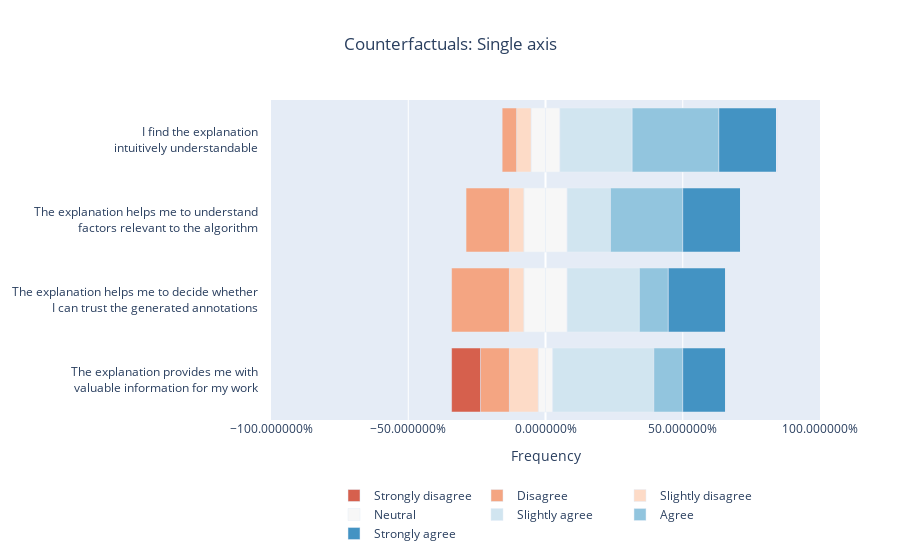
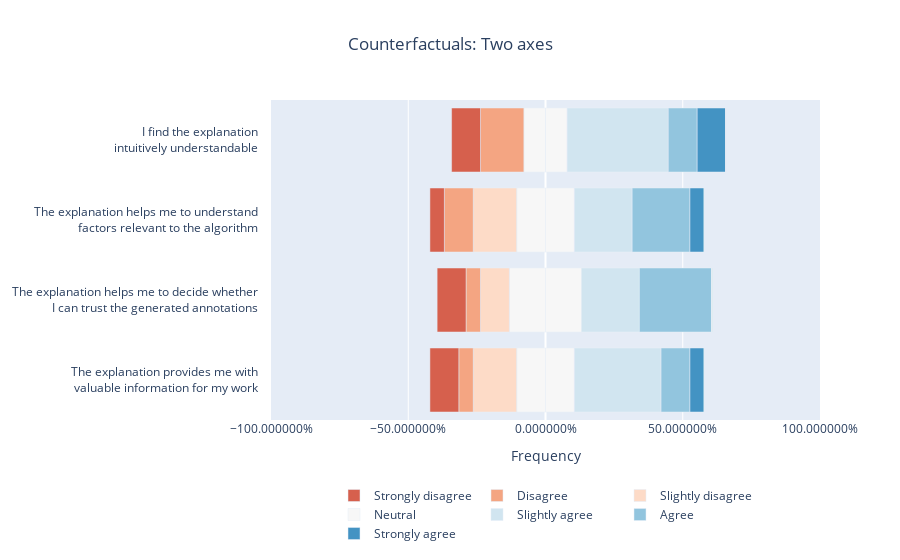
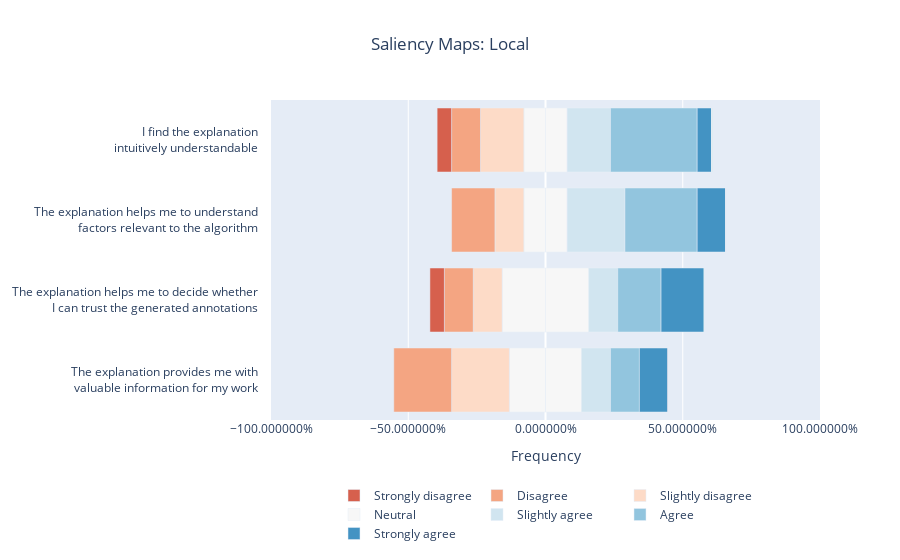
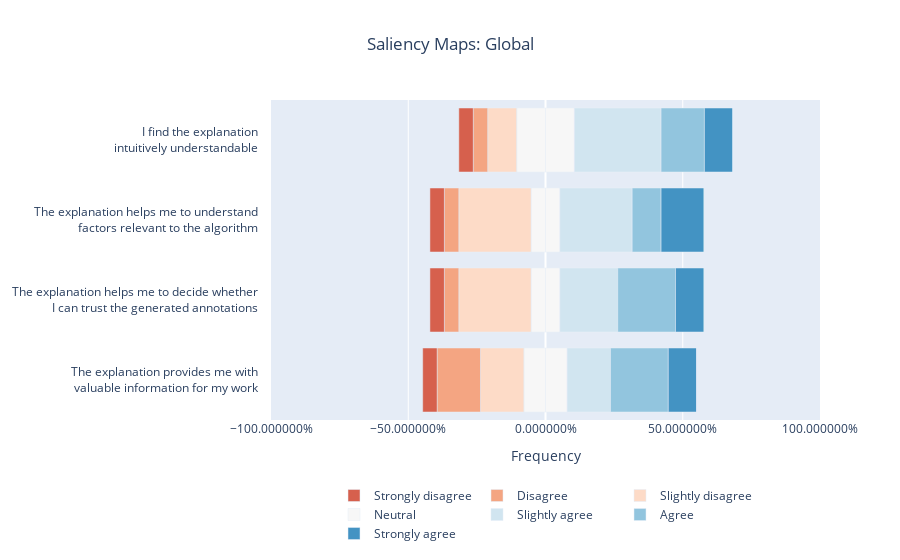

The code cell stored with these charts, in order, in its notebook:
### Markdown cell above
## Stacked diverging bar charts

### Code cell
from typing import Optional
from collections import Counter

import plotly
import plotly.graph_objects as go


def stackedBarChartDF(
    df: pd.DataFrame,
    title: str,
    palette: list,
    attributes: list = ["Understandability", "Usability", "Informativeness", "Value"],
    labels: Optional[list] = None,
    save_fig: bool = False,
    save_dir: str = "images",
):
    counters = [Counter(df[attribute]) for attribute in attributes]

    fig = go.Figure()  # type: ignore

    category_order = [
        "Strongly disagree",
        "Disagree",
        "Slightly disagree",
        "Neutral",
        "Slightly agree",
        "Agree",
        "Strongly agree",
    ]

    number_order = [1, 2, 3, 4, 5, 6, 7]

    labels = labels if labels else attributes

    def add_bar_trace(num, transform, showlegend: bool = True):
        rating = number_order[num]
        counts = [counter[rating] for counter in counters]
        total_count = sum(counters[0].values())

        xvals = [transform(count) / total_count for count in counts]

        fig.add_trace(
            go.Bar(
                x=xvals,
                y=labels,
                orientation="h",
                name=category_order[num],
                width=0.8,
                marker_color=palette[num],
                # legendrank=rating,
                showlegend=False,
            )  # type: ignore
        )

    # negative side
    add_bar_trace(3, lambda x: x * -0.5)
    for num in reversed(range(0, 3)):
        add_bar_trace(num, lambda x: x * -1)

    # positive side
    add_bar_trace(3, lambda x: x * 0.5, showlegend=False)
    for num in range(4, 7):
        add_bar_trace(num, lambda x: x)

    for num in range(0, 7):
        fig.add_trace(
            go.Bar(
                x=[0] * 7,
                y=labels,
                orientation="h",
                name=category_order[num],
                marker_color=palette[num],
            )  # type: ignore
        )
    fig.update_layout(
        barmode="relative",
        yaxis_autorange="reversed",
        title=title,
        title_x=0.5,
        xaxis={"tick0": 0, "title": "Frequency", "tickformat": "%", "range": [-1, 1]},
        legend=dict(
            orientation="h",
            yanchor="bottom",
            y=-0.4,
            xanchor="center",
            x=0.5,
        ),
    )
    fig.show()

    if save_fig:
        if not os.path.exists(save_dir):
            os.mkdir(save_dir)
        filename = "".join(i for i in name if i not in "\\/:*?<>|")
        fig.write_image(f"{save_dir}/{filename}.png")


palette = [plotly.colors.diverging.RdBu[n] for n in [2, 3, 4, 5, 6, 7, 8]]  # type: ignore
space = " " * 4
labels = [
    f"I find the explanation{space}<br>intuitively understandable{space}",
    f"The explanation helps me to understand{space}<br>factors relevant to the algorithm{space}",
    f"The explanation helps me to decide whether{space}<br> I can trust the generated annotations{space}",
    f"The explanation provides me with{space}<br>valuable information for my work{space}",
]

for name, df in result_dataframes.items():
    stackedBarChartDF(
        df,
        name,
        palette,
        labels=labels,
        save_fig=True,
        save_dir=os.path.splitext(results_filepath)[0],
    )
    for comment in comments[name]:
        print(comment)

### Figure 1 — Plotly figure (JSON) as saved in the notebook; plotly's stock layout.template omitted (floating-point values rounded to 4 significant figures)
{"data": [{"marker": {"color": "rgb(247,247,247)"}, "name": "Neutral", "orientation": "h", "showlegend": false, "type": "bar", "width": 0.8, "x": [-0.05263, -0.07895, -0.07895, -0.02632], "y": ["I find the explanation    <br>intuitively understandable    ", "The explanation helps me to understand    <br>factors relevant to the algorithm    ", "The explanation helps me to decide whether    <br> I can trust the generated annotations    ", "The explanation provides me with    <br>valuable information for my work    "]}, {"marker": {"color": "rgb(253,219,199)"}, "name": "Slightly disagree", "orientation": "h", "showlegend": false, "type": "bar", "width": 0.8, "x": [-0.05263, -0.05263, -0.05263, -0.1053], "y": ["I find the explanation    <br>intuitively understandable    ", "The explanation helps me to understand    <br>factors relevant to the algorithm    ", "The explanation helps me to decide whether    <br> I can trust the generated annotations    ", "The explanation provides me with    <br>valuable information for my work    "]}, {"marker": {"color": "rgb(244,165,130)"}, "name": "Disagree", "orientation": "h", "showlegend": false, "type": "bar", "width": 0.8, "x": [-0.05263, -0.1579, -0.2105, -0.1053], "y": ["I find the explanation    <br>intuitively understandable    ", "The explanation helps me to understand    <br>factors relevant to the algorithm    ", "The explanation helps me to decide whether    <br> I can trust the generated annotations    ", "The explanation provides me with    <br>valuable information for my work    "]}, {"marker": {"color": "rgb(214,96,77)"}, "name": "Strongly disagree", "orientation": "h", "showlegend": false, "type": "bar", "width": 0.8, "x": [0, 0, 0, -0.1053], "y": ["I find the explanation    <br>intuitively understandable    ", "The explanation helps me to understand    <br>factors relevant to the algorithm    ", "The explanation helps me to decide whether    <br> I can trust the generated annotations    ", "The explanation provides me with    <br>valuable information for my work    "]}, {"marker": {"color": "rgb(247,247,247)"}, "name": "Neutral", "orientation": "h", "showlegend": false, "type": "bar", "width": 0.8, "x": [0.05263, 0.07895, 0.07895, 0.02632], "y": ["I find the explanation    <br>intuitively understandable    ", "The explanation helps me to understand    <br>factors relevant to the algorithm    ", "The explanation helps me to decide whether    <br> I can trust the generated annotations    ", "The explanation provides me with    <br>valuable information for my work    "]}, {"marker": {"color": "rgb(209,229,240)"}, "name": "Slightly agree", "orientation": "h", "showlegend": false, "type": "bar", "width": 0.8, "x": [0.2632, 0.1579, 0.2632, 0.3684], "y": ["I find the explanation    <br>intuitively understandable    ", "The explanation helps me to understand    <br>factors relevant to the algorithm    ", "The explanation helps me to decide whether    <br> I can trust the generated annotations    ", "The explanation provides me with    <br>valuable information for my work    "]}, {"marker": {"color": "rgb(146,197,222)"}, "name": "Agree", "orientation": "h", "showlegend": false, "type": "bar", "width": 0.8, "x": [0.3158, 0.2632, 0.1053, 0.1053], "y": ["I find the explanation    <br>intuitively understandable    ", "The explanation helps me to understand    <br>factors relevant to the algorithm    ", "The explanation helps me to decide whether    <br> I can trust the generated annotations    ", "The explanation provides me with    <br>valuable information for my work    "]}, {"marker": {"color": "rgb(67,147,195)"}, "name": "Strongly agree", "orientation": "h", "showlegend": false, "type": "bar", "width": 0.8, "x": [0.2105, 0.2105, 0.2105, 0.1579], "y": ["I find the explanation    <br>intuitively understandable    ", "The explanation helps me to understand    <br>factors relevant to the algorithm    ", "The explanation helps me to decide whether    <br> I can trust the generated annotations    ", "The explanation provides me with    <br>valuable information for my work    "]}, {"marker": {"color": "rgb(214,96,77)"}, "name": "Strongly disagree", "orientation": "h", "type": "bar", "x": [0, 0, 0, 0, 0, 0, 0], "y": ["I find the explanation    <br>intuitively understandable    ", "The explanation helps me to understand    <br>factors relevant to the algorithm    ", "The explanation helps me to decide whether    <br> I can trust the generated annotations    ", "The explanation provides me with    <br>valuable information for my work    "]}, {"marker": {"color": "rgb(244,165,130)"}, "name": "Disagree", "orientation": "h", "type": "bar", "x": [0, 0, 0, 0, 0, 0, 0], "y": ["I find the explanation    <br>intuitively understandable    ", "The explanation helps me to understand    <br>factors relevant to the algorithm    ", "The explanation helps me to decide whether    <br> I can trust the generated annotations    ", "The explanation provides me with    <br>valuable information for my work    "]}, {"marker": {"color": "rgb(253,219,199)"}, "name": "Slightly disagree", "orientation": "h", "type": "bar", "x": [0, 0, 0, 0, 0, 0, 0], "y": ["I find the explanation    <br>intuitively understandable    ", "The explanation helps me to understand    <br>factors relevant to the algorithm    ", "The explanation helps me to decide whether    <br> I can trust the generated annotations    ", "The explanation provides me with    <br>valuable information for my work    "]}, {"marker": {"color": "rgb(247,247,247)"}, "name": "Neutral", "orientation": "h", "type": "bar", "x": [0, 0, 0, 0, 0, 0, 0], "y": ["I find the explanation    <br>intuitively understandable    ", "The explanation helps me to understand    <br>factors relevant to the algorithm    ", "The explanation helps me to decide whether    <br> I can trust the generated annotations    ", "The explanation provides me with    <br>valuable information for my work    "]}, {"marker": {"color": "rgb(209,229,240)"}, "name": "Slightly agree", "orientation": "h", "type": "bar", "x": [0, 0, 0, 0, 0, 0, 0], "y": ["I find the explanation    <br>intuitively understandable    ", "The explanation helps me to understand    <br>factors relevant to the algorithm    ", "The explanation helps me to decide whether    <br> I can trust the generated annotations    ", "The explanation provides me with    <br>valuable information for my work    "]}, {"marker": {"color": "rgb(146,197,222)"}, "name": "Agree", "orientation": "h", "type": "bar", "x": [0, 0, 0, 0, 0, 0, 0], "y": ["I find the explanation    <br>intuitively understandable    ", "The explanation helps me to understand    <br>factors relevant to the algorithm    ", "The explanation helps me to decide whether    <br> I can trust the generated annotations    ", "The explanation provides me with    <br>valuable information for my work    "]}, {"marker": {"color": "rgb(67,147,195)"}, "name": "Strongly agree", "orientation": "h", "type": "bar", "x": [0, 0, 0, 0, 0, 0, 0], "y": ["I find the explanation    <br>intuitively understandable    ", "The explanation helps me to understand    <br>factors relevant to the algorithm    ", "The explanation helps me to decide whether    <br> I can trust the generated annotations    ", "The explanation provides me with    <br>valuable information for my work    "]}], "layout": {"barmode": "relative", "legend": {"orientation": "h", "x": 0.5, "xanchor": "center", "y": -0.4, "yanchor": "bottom"}, "title": {"text": "Counterfactuals: Single axis", "x": 0.5}, "xaxis": {"range": [-1, 1], "tick0": 0, "tickformat": "%", "title": {"text": "Frequency"}}, "yaxis": {"autorange": "reversed"}}}

### Figure 2 — Plotly figure (JSON) as saved in the notebook; plotly's stock layout.template omitted (floating-point values rounded to 4 significant figures)
{"data": [{"marker": {"color": "rgb(247,247,247)"}, "name": "Neutral", "orientation": "h", "showlegend": false, "type": "bar", "width": 0.8, "x": [-0.07895, -0.1053, -0.1316, -0.1053], "y": ["I find the explanation    <br>intuitively understandable    ", "The explanation helps me to understand    <br>factors relevant to the algorithm    ", "The explanation helps me to decide whether    <br> I can trust the generated annotations    ", "The explanation provides me with    <br>valuable information for my work    "]}, {"marker": {"color": "rgb(253,219,199)"}, "name": "Slightly disagree", "orientation": "h", "showlegend": false, "type": "bar", "width": 0.8, "x": [0, -0.1579, -0.1053, -0.1579], "y": ["I find the explanation    <br>intuitively understandable    ", "The explanation helps me to understand    <br>factors relevant to the algorithm    ", "The explanation helps me to decide whether    <br> I can trust the generated annotations    ", "The explanation provides me with    <br>valuable information for my work    "]}, {"marker": {"color": "rgb(244,165,130)"}, "name": "Disagree", "orientation": "h", "showlegend": false, "type": "bar", "width": 0.8, "x": [-0.1579, -0.1053, -0.05263, -0.05263], "y": ["I find the explanation    <br>intuitively understandable    ", "The explanation helps me to understand    <br>factors relevant to the algorithm    ", "The explanation helps me to decide whether    <br> I can trust the generated annotations    ", "The explanation provides me with    <br>valuable information for my work    "]}, {"marker": {"color": "rgb(214,96,77)"}, "name": "Strongly disagree", "orientation": "h", "showlegend": false, "type": "bar", "width": 0.8, "x": [-0.1053, -0.05263, -0.1053, -0.1053], "y": ["I find the explanation    <br>intuitively understandable    ", "The explanation helps me to understand    <br>factors relevant to the algorithm    ", "The explanation helps me to decide whether    <br> I can trust the generated annotations    ", "The explanation provides me with    <br>valuable information for my work    "]}, {"marker": {"color": "rgb(247,247,247)"}, "name": "Neutral", "orientation": "h", "showlegend": false, "type": "bar", "width": 0.8, "x": [0.07895, 0.1053, 0.1316, 0.1053], "y": ["I find the explanation    <br>intuitively understandable    ", "The explanation helps me to understand    <br>factors relevant to the algorithm    ", "The explanation helps me to decide whether    <br> I can trust the generated annotations    ", "The explanation provides me with    <br>valuable information for my work    "]}, {"marker": {"color": "rgb(209,229,240)"}, "name": "Slightly agree", "orientation": "h", "showlegend": false, "type": "bar", "width": 0.8, "x": [0.3684, 0.2105, 0.2105, 0.3158], "y": ["I find the explanation    <br>intuitively understandable    ", "The explanation helps me to understand    <br>factors relevant to the algorithm    ", "The explanation helps me to decide whether    <br> I can trust the generated annotations    ", "The explanation provides me with    <br>valuable information for my work    "]}, {"marker": {"color": "rgb(146,197,222)"}, "name": "Agree", "orientation": "h", "showlegend": false, "type": "bar", "width": 0.8, "x": [0.1053, 0.2105, 0.2632, 0.1053], "y": ["I find the explanation    <br>intuitively understandable    ", "The explanation helps me to understand    <br>factors relevant to the algorithm    ", "The explanation helps me to decide whether    <br> I can trust the generated annotations    ", "The explanation provides me with    <br>valuable information for my work    "]}, {"marker": {"color": "rgb(67,147,195)"}, "name": "Strongly agree", "orientation": "h", "showlegend": false, "type": "bar", "width": 0.8, "x": [0.1053, 0.05263, 0, 0.05263], "y": ["I find the explanation    <br>intuitively understandable    ", "The explanation helps me to understand    <br>factors relevant to the algorithm    ", "The explanation helps me to decide whether    <br> I can trust the generated annotations    ", "The explanation provides me with    <br>valuable information for my work    "]}, {"marker": {"color": "rgb(214,96,77)"}, "name": "Strongly disagree", "orientation": "h", "type": "bar", "x": [0, 0, 0, 0, 0, 0, 0], "y": ["I find the explanation    <br>intuitively understandable    ", "The explanation helps me to understand    <br>factors relevant to the algorithm    ", "The explanation helps me to decide whether    <br> I can trust the generated annotations    ", "The explanation provides me with    <br>valuable information for my work    "]}, {"marker": {"color": "rgb(244,165,130)"}, "name": "Disagree", "orientation": "h", "type": "bar", "x": [0, 0, 0, 0, 0, 0, 0], "y": ["I find the explanation    <br>intuitively understandable    ", "The explanation helps me to understand    <br>factors relevant to the algorithm    ", "The explanation helps me to decide whether    <br> I can trust the generated annotations    ", "The explanation provides me with    <br>valuable information for my work    "]}, {"marker": {"color": "rgb(253,219,199)"}, "name": "Slightly disagree", "orientation": "h", "type": "bar", "x": [0, 0, 0, 0, 0, 0, 0], "y": ["I find the explanation    <br>intuitively understandable    ", "The explanation helps me to understand    <br>factors relevant to the algorithm    ", "The explanation helps me to decide whether    <br> I can trust the generated annotations    ", "The explanation provides me with    <br>valuable information for my work    "]}, {"marker": {"color": "rgb(247,247,247)"}, "name": "Neutral", "orientation": "h", "type": "bar", "x": [0, 0, 0, 0, 0, 0, 0], "y": ["I find the explanation    <br>intuitively understandable    ", "The explanation helps me to understand    <br>factors relevant to the algorithm    ", "The explanation helps me to decide whether    <br> I can trust the generated annotations    ", "The explanation provides me with    <br>valuable information for my work    "]}, {"marker": {"color": "rgb(209,229,240)"}, "name": "Slightly agree", "orientation": "h", "type": "bar", "x": [0, 0, 0, 0, 0, 0, 0], "y": ["I find the explanation    <br>intuitively understandable    ", "The explanation helps me to understand    <br>factors relevant to the algorithm    ", "The explanation helps me to decide whether    <br> I can trust the generated annotations    ", "The explanation provides me with    <br>valuable information for my work    "]}, {"marker": {"color": "rgb(146,197,222)"}, "name": "Agree", "orientation": "h", "type": "bar", "x": [0, 0, 0, 0, 0, 0, 0], "y": ["I find the explanation    <br>intuitively understandable    ", "The explanation helps me to understand    <br>factors relevant to the algorithm    ", "The explanation helps me to decide whether    <br> I can trust the generated annotations    ", "The explanation provides me with    <br>valuable information for my work    "]}, {"marker": {"color": "rgb(67,147,195)"}, "name": "Strongly agree", "orientation": "h", "type": "bar", "x": [0, 0, 0, 0, 0, 0, 0], "y": ["I find the explanation    <br>intuitively understandable    ", "The explanation helps me to understand    <br>factors relevant to the algorithm    ", "The explanation helps me to decide whether    <br> I can trust the generated annotations    ", "The explanation provides me with    <br>valuable information for my work    "]}], "layout": {"barmode": "relative", "legend": {"orientation": "h", "x": 0.5, "xanchor": "center", "y": -0.4, "yanchor": "bottom"}, "title": {"text": "Counterfactuals: Two axes", "x": 0.5}, "xaxis": {"range": [-1, 1], "tick0": 0, "tickformat": "%", "title": {"text": "Frequency"}}, "yaxis": {"autorange": "reversed"}}}

### Figure 3 — Plotly figure (JSON) as saved in the notebook; plotly's stock layout.template omitted (floating-point values rounded to 4 significant figures)
{"data": [{"marker": {"color": "rgb(247,247,247)"}, "name": "Neutral", "orientation": "h", "showlegend": false, "type": "bar", "width": 0.8, "x": [-0.07895, -0.07895, -0.1579, -0.1316], "y": ["I find the explanation    <br>intuitively understandable    ", "The explanation helps me to understand    <br>factors relevant to the algorithm    ", "The explanation helps me to decide whether    <br> I can trust the generated annotations    ", "The explanation provides me with    <br>valuable information for my work    "]}, {"marker": {"color": "rgb(253,219,199)"}, "name": "Slightly disagree", "orientation": "h", "showlegend": false, "type": "bar", "width": 0.8, "x": [-0.1579, -0.1053, -0.1053, -0.2105], "y": ["I find the explanation    <br>intuitively understandable    ", "The explanation helps me to understand    <br>factors relevant to the algorithm    ", "The explanation helps me to decide whether    <br> I can trust the generated annotations    ", "The explanation provides me with    <br>valuable information for my work    "]}, {"marker": {"color": "rgb(244,165,130)"}, "name": "Disagree", "orientation": "h", "showlegend": false, "type": "bar", "width": 0.8, "x": [-0.1053, -0.1579, -0.1053, -0.2105], "y": ["I find the explanation    <br>intuitively understandable    ", "The explanation helps me to understand    <br>factors relevant to the algorithm    ", "The explanation helps me to decide whether    <br> I can trust the generated annotations    ", "The explanation provides me with    <br>valuable information for my work    "]}, {"marker": {"color": "rgb(214,96,77)"}, "name": "Strongly disagree", "orientation": "h", "showlegend": false, "type": "bar", "width": 0.8, "x": [-0.05263, 0, -0.05263, 0], "y": ["I find the explanation    <br>intuitively understandable    ", "The explanation helps me to understand    <br>factors relevant to the algorithm    ", "The explanation helps me to decide whether    <br> I can trust the generated annotations    ", "The explanation provides me with    <br>valuable information for my work    "]}, {"marker": {"color": "rgb(247,247,247)"}, "name": "Neutral", "orientation": "h", "showlegend": false, "type": "bar", "width": 0.8, "x": [0.07895, 0.07895, 0.1579, 0.1316], "y": ["I find the explanation    <br>intuitively understandable    ", "The explanation helps me to understand    <br>factors relevant to the algorithm    ", "The explanation helps me to decide whether    <br> I can trust the generated annotations    ", "The explanation provides me with    <br>valuable information for my work    "]}, {"marker": {"color": "rgb(209,229,240)"}, "name": "Slightly agree", "orientation": "h", "showlegend": false, "type": "bar", "width": 0.8, "x": [0.1579, 0.2105, 0.1053, 0.1053], "y": ["I find the explanation    <br>intuitively understandable    ", "The explanation helps me to understand    <br>factors relevant to the algorithm    ", "The explanation helps me to decide whether    <br> I can trust the generated annotations    ", "The explanation provides me with    <br>valuable information for my work    "]}, {"marker": {"color": "rgb(146,197,222)"}, "name": "Agree", "orientation": "h", "showlegend": false, "type": "bar", "width": 0.8, "x": [0.3158, 0.2632, 0.1579, 0.1053], "y": ["I find the explanation    <br>intuitively understandable    ", "The explanation helps me to understand    <br>factors relevant to the algorithm    ", "The explanation helps me to decide whether    <br> I can trust the generated annotations    ", "The explanation provides me with    <br>valuable information for my work    "]}, {"marker": {"color": "rgb(67,147,195)"}, "name": "Strongly agree", "orientation": "h", "showlegend": false, "type": "bar", "width": 0.8, "x": [0.05263, 0.1053, 0.1579, 0.1053], "y": ["I find the explanation    <br>intuitively understandable    ", "The explanation helps me to understand    <br>factors relevant to the algorithm    ", "The explanation helps me to decide whether    <br> I can trust the generated annotations    ", "The explanation provides me with    <br>valuable information for my work    "]}, {"marker": {"color": "rgb(214,96,77)"}, "name": "Strongly disagree", "orientation": "h", "type": "bar", "x": [0, 0, 0, 0, 0, 0, 0], "y": ["I find the explanation    <br>intuitively understandable    ", "The explanation helps me to understand    <br>factors relevant to the algorithm    ", "The explanation helps me to decide whether    <br> I can trust the generated annotations    ", "The explanation provides me with    <br>valuable information for my work    "]}, {"marker": {"color": "rgb(244,165,130)"}, "name": "Disagree", "orientation": "h", "type": "bar", "x": [0, 0, 0, 0, 0, 0, 0], "y": ["I find the explanation    <br>intuitively understandable    ", "The explanation helps me to understand    <br>factors relevant to the algorithm    ", "The explanation helps me to decide whether    <br> I can trust the generated annotations    ", "The explanation provides me with    <br>valuable information for my work    "]}, {"marker": {"color": "rgb(253,219,199)"}, "name": "Slightly disagree", "orientation": "h", "type": "bar", "x": [0, 0, 0, 0, 0, 0, 0], "y": ["I find the explanation    <br>intuitively understandable    ", "The explanation helps me to understand    <br>factors relevant to the algorithm    ", "The explanation helps me to decide whether    <br> I can trust the generated annotations    ", "The explanation provides me with    <br>valuable information for my work    "]}, {"marker": {"color": "rgb(247,247,247)"}, "name": "Neutral", "orientation": "h", "type": "bar", "x": [0, 0, 0, 0, 0, 0, 0], "y": ["I find the explanation    <br>intuitively understandable    ", "The explanation helps me to understand    <br>factors relevant to the algorithm    ", "The explanation helps me to decide whether    <br> I can trust the generated annotations    ", "The explanation provides me with    <br>valuable information for my work    "]}, {"marker": {"color": "rgb(209,229,240)"}, "name": "Slightly agree", "orientation": "h", "type": "bar", "x": [0, 0, 0, 0, 0, 0, 0], "y": ["I find the explanation    <br>intuitively understandable    ", "The explanation helps me to understand    <br>factors relevant to the algorithm    ", "The explanation helps me to decide whether    <br> I can trust the generated annotations    ", "The explanation provides me with    <br>valuable information for my work    "]}, {"marker": {"color": "rgb(146,197,222)"}, "name": "Agree", "orientation": "h", "type": "bar", "x": [0, 0, 0, 0, 0, 0, 0], "y": ["I find the explanation    <br>intuitively understandable    ", "The explanation helps me to understand    <br>factors relevant to the algorithm    ", "The explanation helps me to decide whether    <br> I can trust the generated annotations    ", "The explanation provides me with    <br>valuable information for my work    "]}, {"marker": {"color": "rgb(67,147,195)"}, "name": "Strongly agree", "orientation": "h", "type": "bar", "x": [0, 0, 0, 0, 0, 0, 0], "y": ["I find the explanation    <br>intuitively understandable    ", "The explanation helps me to understand    <br>factors relevant to the algorithm    ", "The explanation helps me to decide whether    <br> I can trust the generated annotations    ", "The explanation provides me with    <br>valuable information for my work    "]}], "layout": {"barmode": "relative", "legend": {"orientation": "h", "x": 0.5, "xanchor": "center", "y": -0.4, "yanchor": "bottom"}, "title": {"text": "Saliency Maps: Local", "x": 0.5}, "xaxis": {"range": [-1, 1], "tick0": 0, "tickformat": "%", "title": {"text": "Frequency"}}, "yaxis": {"autorange": "reversed"}}}

### Figure 4 — Plotly figure (JSON) as saved in the notebook; plotly's stock layout.template omitted (floating-point values rounded to 4 significant figures)
{"data": [{"marker": {"color": "rgb(247,247,247)"}, "name": "Neutral", "orientation": "h", "showlegend": false, "type": "bar", "width": 0.8, "x": [-0.1053, -0.05263, -0.05263, -0.07895], "y": ["I find the explanation    <br>intuitively understandable    ", "The explanation helps me to understand    <br>factors relevant to the algorithm    ", "The explanation helps me to decide whether    <br> I can trust the generated annotations    ", "The explanation provides me with    <br>valuable information for my work    "]}, {"marker": {"color": "rgb(253,219,199)"}, "name": "Slightly disagree", "orientation": "h", "showlegend": false, "type": "bar", "width": 0.8, "x": [-0.1053, -0.2632, -0.2632, -0.1579], "y": ["I find the explanation    <br>intuitively understandable    ", "The explanation helps me to understand    <br>factors relevant to the algorithm    ", "The explanation helps me to decide whether    <br> I can trust the generated annotations    ", "The explanation provides me with    <br>valuable information for my work    "]}, {"marker": {"color": "rgb(244,165,130)"}, "name": "Disagree", "orientation": "h", "showlegend": false, "type": "bar", "width": 0.8, "x": [-0.05263, -0.05263, -0.05263, -0.1579], "y": ["I find the explanation    <br>intuitively understandable    ", "The explanation helps me to understand    <br>factors relevant to the algorithm    ", "The explanation helps me to decide whether    <br> I can trust the generated annotations    ", "The explanation provides me with    <br>valuable information for my work    "]}, {"marker": {"color": "rgb(214,96,77)"}, "name": "Strongly disagree", "orientation": "h", "showlegend": false, "type": "bar", "width": 0.8, "x": [-0.05263, -0.05263, -0.05263, -0.05263], "y": ["I find the explanation    <br>intuitively understandable    ", "The explanation helps me to understand    <br>factors relevant to the algorithm    ", "The explanation helps me to decide whether    <br> I can trust the generated annotations    ", "The explanation provides me with    <br>valuable information for my work    "]}, {"marker": {"color": "rgb(247,247,247)"}, "name": "Neutral", "orientation": "h", "showlegend": false, "type": "bar", "width": 0.8, "x": [0.1053, 0.05263, 0.05263, 0.07895], "y": ["I find the explanation    <br>intuitively understandable    ", "The explanation helps me to understand    <br>factors relevant to the algorithm    ", "The explanation helps me to decide whether    <br> I can trust the generated annotations    ", "The explanation provides me with    <br>valuable information for my work    "]}, {"marker": {"color": "rgb(209,229,240)"}, "name": "Slightly agree", "orientation": "h", "showlegend": false, "type": "bar", "width": 0.8, "x": [0.3158, 0.2632, 0.2105, 0.1579], "y": ["I find the explanation    <br>intuitively understandable    ", "The explanation helps me to understand    <br>factors relevant to the algorithm    ", "The explanation helps me to decide whether    <br> I can trust the generated annotations    ", "The explanation provides me with    <br>valuable information for my work    "]}, {"marker": {"color": "rgb(146,197,222)"}, "name": "Agree", "orientation": "h", "showlegend": false, "type": "bar", "width": 0.8, "x": [0.1579, 0.1053, 0.2105, 0.2105], "y": ["I find the explanation    <br>intuitively understandable    ", "The explanation helps me to understand    <br>factors relevant to the algorithm    ", "The explanation helps me to decide whether    <br> I can trust the generated annotations    ", "The explanation provides me with    <br>valuable information for my work    "]}, {"marker": {"color": "rgb(67,147,195)"}, "name": "Strongly agree", "orientation": "h", "showlegend": false, "type": "bar", "width": 0.8, "x": [0.1053, 0.1579, 0.1053, 0.1053], "y": ["I find the explanation    <br>intuitively understandable    ", "The explanation helps me to understand    <br>factors relevant to the algorithm    ", "The explanation helps me to decide whether    <br> I can trust the generated annotations    ", "The explanation provides me with    <br>valuable information for my work    "]}, {"marker": {"color": "rgb(214,96,77)"}, "name": "Strongly disagree", "orientation": "h", "type": "bar", "x": [0, 0, 0, 0, 0, 0, 0], "y": ["I find the explanation    <br>intuitively understandable    ", "The explanation helps me to understand    <br>factors relevant to the algorithm    ", "The explanation helps me to decide whether    <br> I can trust the generated annotations    ", "The explanation provides me with    <br>valuable information for my work    "]}, {"marker": {"color": "rgb(244,165,130)"}, "name": "Disagree", "orientation": "h", "type": "bar", "x": [0, 0, 0, 0, 0, 0, 0], "y": ["I find the explanation    <br>intuitively understandable    ", "The explanation helps me to understand    <br>factors relevant to the algorithm    ", "The explanation helps me to decide whether    <br> I can trust the generated annotations    ", "The explanation provides me with    <br>valuable information for my work    "]}, {"marker": {"color": "rgb(253,219,199)"}, "name": "Slightly disagree", "orientation": "h", "type": "bar", "x": [0, 0, 0, 0, 0, 0, 0], "y": ["I find the explanation    <br>intuitively understandable    ", "The explanation helps me to understand    <br>factors relevant to the algorithm    ", "The explanation helps me to decide whether    <br> I can trust the generated annotations    ", "The explanation provides me with    <br>valuable information for my work    "]}, {"marker": {"color": "rgb(247,247,247)"}, "name": "Neutral", "orientation": "h", "type": "bar", "x": [0, 0, 0, 0, 0, 0, 0], "y": ["I find the explanation    <br>intuitively understandable    ", "The explanation helps me to understand    <br>factors relevant to the algorithm    ", "The explanation helps me to decide whether    <br> I can trust the generated annotations    ", "The explanation provides me with    <br>valuable information for my work    "]}, {"marker": {"color": "rgb(209,229,240)"}, "name": "Slightly agree", "orientation": "h", "type": "bar", "x": [0, 0, 0, 0, 0, 0, 0], "y": ["I find the explanation    <br>intuitively understandable    ", "The explanation helps me to understand    <br>factors relevant to the algorithm    ", "The explanation helps me to decide whether    <br> I can trust the generated annotations    ", "The explanation provides me with    <br>valuable information for my work    "]}, {"marker": {"color": "rgb(146,197,222)"}, "name": "Agree", "orientation": "h", "type": "bar", "x": [0, 0, 0, 0, 0, 0, 0], "y": ["I find the explanation    <br>intuitively understandable    ", "The explanation helps me to understand    <br>factors relevant to the algorithm    ", "The explanation helps me to decide whether    <br> I can trust the generated annotations    ", "The explanation provides me with    <br>valuable information for my work    "]}, {"marker": {"color": "rgb(67,147,195)"}, "name": "Strongly agree", "orientation": "h", "type": "bar", "x": [0, 0, 0, 0, 0, 0, 0], "y": ["I find the explanation    <br>intuitively understandable    ", "The explanation helps me to understand    <br>factors relevant to the algorithm    ", "The explanation helps me to decide whether    <br> I can trust the generated annotations    ", "The explanation provides me with    <br>valuable information for my work    "]}], "layout": {"barmode": "relative", "legend": {"orientation": "h", "x": 0.5, "xanchor": "center", "y": -0.4, "yanchor": "bottom"}, "title": {"text": "Saliency Maps: Global", "x": 0.5}, "xaxis": {"range": [-1, 1], "tick0": 0, "tickformat": "%", "title": {"text": "Frequency"}}, "yaxis": {"autorange": "reversed"}}}
